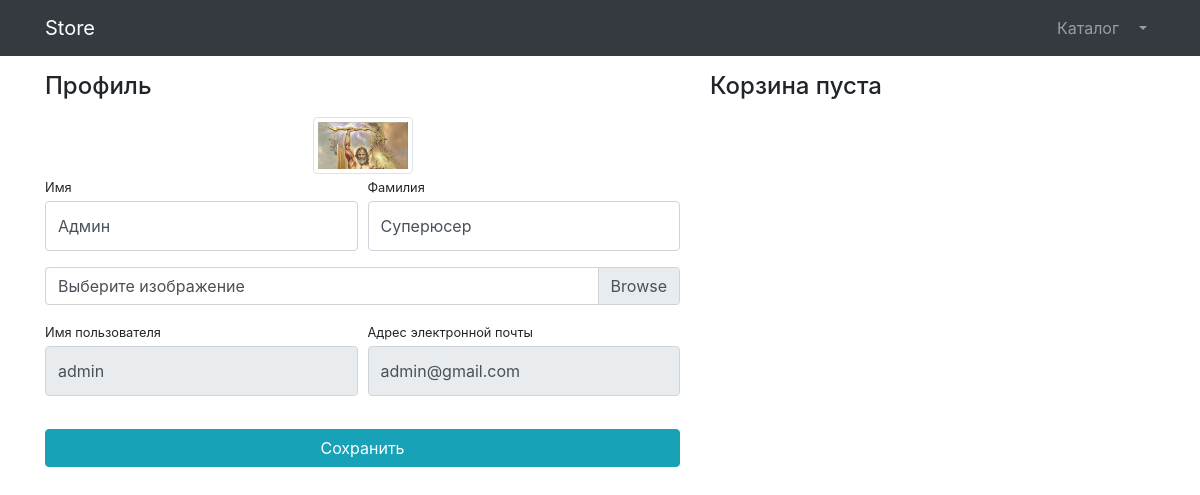
Before: /users/profile/1/ (signed in) with the older database file.
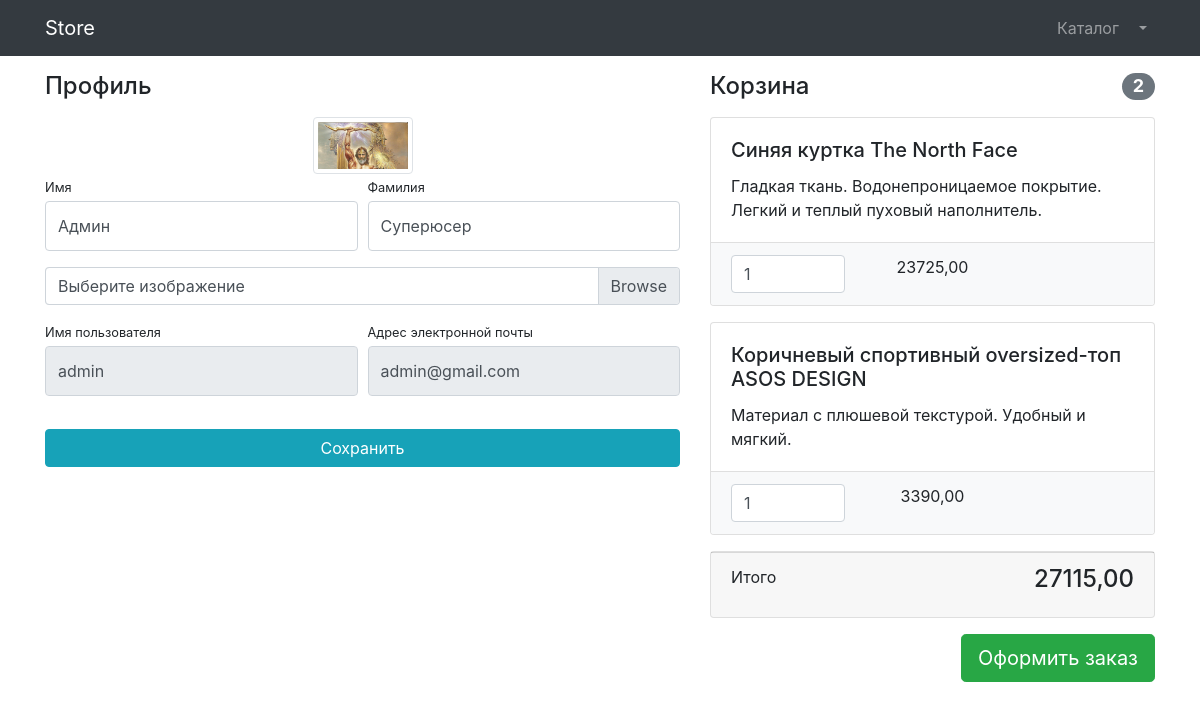
After: the same page with the newer database file.
### users/models.py (models this page shows)
class User(AbstractUser):
    image = models.ImageField(upload_to='users_images', null=True, blank=True)
    is_verified_email = models.BooleanField(default=False)

### products/models.py (models this page shows, shortened)
class Basket(models.Model):
    user = models.ForeignKey(to=User, on_delete=models.CASCADE)
    product = models.ForeignKey(to=Products, on_delete=models.CASCADE)
    quantity = models.PositiveIntegerField(default=0)
    created_timestamp = models.DateTimeField(auto_now_add=True)
    class Meta:
        verbose_name = 'Корзины'
        verbose_name_plural = 'Корзины'
    objects = BasketQuerySet.as_manager()
    def sum(self):
        return self.product.price * self.quantity

class Products(models.Model):
    name = models.CharField(max_length=256)
    description = models.TextField()
    price = models.DecimalField(max_digits=8, decimal_places=2)
    quantity = models.PositiveIntegerField(default=0)
    image = models.ImageField(upload_to='products_images')
    category = models.ForeignKey(to=ProductCategory, on_delete=CASCADE)
    class Meta:
        verbose_name = 'Продукты'
        verbose_name_plural = 'Продукты'

### users/views.py (the view, shortened to what this page needs)
# urls.py: path('profile/<int:pk>/', login_required(UserProfileView.as_view()), name='profile'),
class UserProfileView(TitleMixin, UpdateView):
    model = User
    form_class = UserProfileForm
    template_name = 'users/profile.html'
    title = 'Store - профиль'

### users/forms.py
class UserProfileForm(UserChangeForm):
    first_name = forms.CharField(widget=forms.TextInput(attrs={'class': 'form-control py-4'}))
    last_name = forms.CharField(widget=forms.TextInput(attrs={'class': 'form-control py-4'}))
    image = forms.ImageField(widget=forms.FileInput(attrs={'class': "custom-file-label"}), required=False)
    username = forms.CharField(widget=forms.TextInput(attrs={'class': 'form-control py-4', 'readonly': True}))
    email = forms.CharField(widget=forms.EmailInput(attrs={'class': 'form-control py-4', 'readonly': True}))
    class Meta:
        model = User
        fields = {'first_name', 'last_name', 'image', 'username', 'email'}

### common/views.py (called while the page is built)
    def get_context_data(self, **kwargs):
        context = super(TitleMixin,self).get_context_data(**kwargs)
        context['title'] = self.title
        return context

### products/context_processors.py (called while the page is built)
def baskets(request):
    user = request.user
    return {'baskets': Basket.objects.filter(user=user) if user.is_authenticated else []}

### products/models.py (called while the page is built)
    def total_sum(self):
        return sum(basket.sum() for basket in self)

    def total_quantity(self):
        return sum(basket.quantity for basket in self)

### users/templates/users/profile.html (shortened to what this page needs)
{% extends 'products/base.html' %}
{% load static %}
{% block css %}
<link href="{% static 'vendor/css/profile.css' %}" rel="stylesheet">
{% endblock %}
{% block content %}
<div class="container">
    <div class="row">
        <div class="col-lg-7">
            <h4 class="mt-3 mb-3">Профиль</h4>
            <div class="col-lg-12 text-center">
                <img width="100" height="100"
                     src="{% if user.image %} {{ user.image.url }} {% else %} {% static 'vendor/img/users/default_avatar.jpg' %} {% endif %}"
                     class="img-thumbnail">
            </div>
            <form action="{% url 'users:profile' user.id %}" method="post" enctype="multipart/form-data">
                <div class="form-row">
                    <div class="col-lg-6">
                        <div class="form-group">
                            <label class="small mb-1" for="{{ form.first_name.id_for_label }}">
                                Имя
                            </label>
                            {{ form.first_name }}
                        </div>
                    </div>
                    <div class="col-lg-6">
                        <div class="form-group">
                            <label class="small mb-1" for="{{ form.last_name.id_for_label }}">
                                Фамилия
                            </label>
                            {{ form.last_name }}
                        </div>
                    </div>
                </div>
                <div class="form-row mb-2">
                    <div class="col-lg-12">
                        <div class="custom-file">
                            <label class="custom-file-label" for="{{ form.image.id_for_label }}">
                                Выберите изображение
                            </label>
                        </div>
                    </div>
                </div>
                <div class="form-row">
                    <div class="col-lg-6">
                        <label class="small mb-1" for="{{ form.username.id_for_label }}">
                            Имя пользователя
                        </label>
                        {{ form.username }}
                    </div>
                    <div class="col-lg-6">
                        <label class="small mb-1" for="{{ form.email.id_for_label}}">
                            Адрес электронной почты
                        </label>
                        {{ form.email }}
                    </div>
                </div>
                <div class="form-row">
                    <div class="col-lg-12" style="margin-top: 33px;">
                        <input class="btn btn-info btn-block" type="submit" value="Сохранить">
                    </div>
                </div>
            </form>
        </div>
        <div class="col-lg-5">
            {% include 'products/baskets.html' %}
        </div>
    </div>
</div>
{% endblock %}

### products/templates/products/base.html (shortened to what this page needs)
{% load static %}
<!DOCTYPE html>
<html lang="en">
<head>
    <link href="{% static 'vendor/bootstrap/css/bootstrap.min.css' %}" rel="stylesheet">
    {% block css %}
    {% endblock %}
</head>
<body>
<nav class="navbar navbar-expand-lg navbar-dark bg-dark fixed-top">
    <div class="container">
        <a class="navbar-brand" href="{% url 'index' %}">Store</a>
        <div class="collapse navbar-collapse" id="navbarResponsive">
            <ul class="navbar-nav ml-auto">
                <li class="nav-item">
                    <a class="nav-link" href="{% url 'products:index' %}">Каталог  </a>
                </li>
                {% if user.is_authenticated %}
                    <li class="nav-item dropdown">
                    <a class="nav-link dropdown-toggle" href="#" id="navbarDropdown" role="button"
                       data-bs-toggle="dropdown" aria-expanded="false">
                    </a>
                </li>
                {% else %}
                    <li class="nav-item">
                    <a class="nav-link" href="{% url 'users:login' %}">Войти <i class="fas fa-sign-in-alt"></i></a>
                </li>
                {% endif %}
            </ul>
        </div>
    </div>
</nav>
{% block content %}
{% endblock %}
</body>
</html>

### products/templates/products/baskets.html (shortened to what this page needs)
{% if baskets %}
    <h4 class="mt-3 mb-3 d-flex justify-content-between align-items-center mb-3">
        Корзина <span class="badge badge-secondary badge-pill">{{ baskets.total_quantity }}</span>
    </h4>
    {% for basket in baskets %}
    <div class="card mb-3">
        <div class="card-body">
            <h5 class="card-title">{{ basket.product.name }}</h5>
            <p class="card-text">{{ basket.product.description }}</p>
        </div>
        <ul class="list-group list-group-flush">
            <li class="list-group-item bg-light">
                <div class="row text-center">
                    <div class="col-lg-4">
                        <input name="basketID" type="number" class="form-control"
                               value="{{ basket.quantity }}" min="0">
                    </div>
                    <div class="col-lg-4">{{ basket.sum }}</div>
                    <div class="col-lg-4">
                    </div>
                </div>
            </li>
        </ul>
    </div>
    {% endfor %}
    <div class="card mb-3">
        <div class="card-footer">
            <p class="float-left">Итого</p>
            <h4 class="float-right">{{ baskets.total_sum }}</h4>
        </div>
    </div>
    <a class="btn btn-success btn-lg float-right" href="../orders/order-create.html">
        Оформить заказ
    </a>
{% else %}
    <h4 class="mt-3 mb-3 d-flex justify-content-between align-items-center mb-3">
    Корзина пуста
    </h4>
{% endif %}

Changed rows visible on the page:
added Basket: total_quantity "2", product.name "Синяя куртка The North Face", product.description "Гладкая ткань. Водонепроницаемое покрытие. Легкий и теплый пуховый наполнитель.", basketID "1", sum "23725,00", total_sum "27115,00"
added Basket: product.name "Коричневый спортивный oversized-топ ASOS DESIGN", product.description "Материал с плюшевой текстурой. Удобный и мягкий.", basketID "1", sum "3390,00"
Other visible differences:
text no longer shown: "Корзина пуста"
text now shown: "Корзина Итого Оформить заказ"
